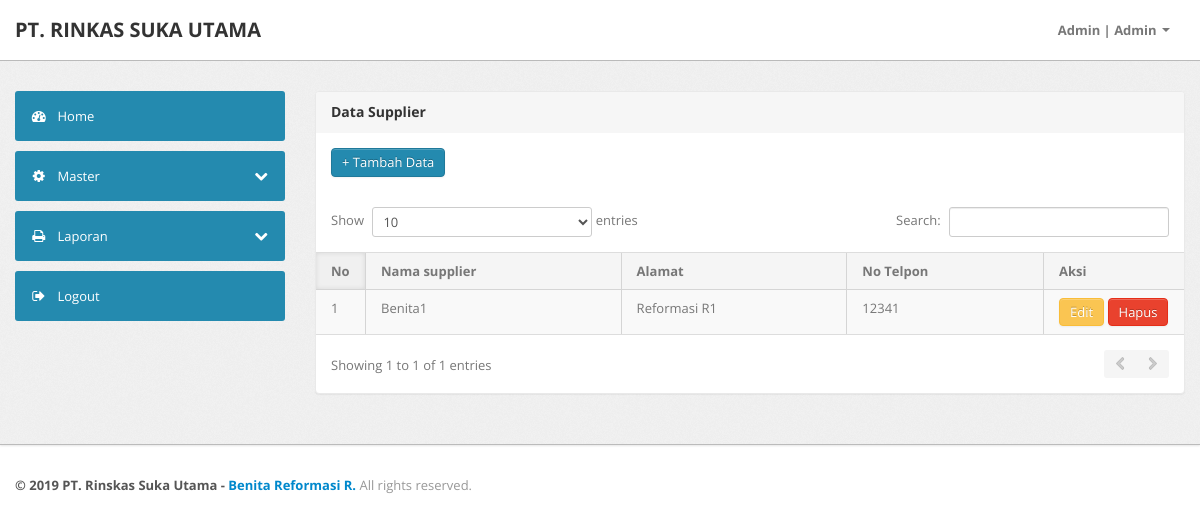
The page /index.php?page=data_supplier (signed in) on the database as committed earlier.
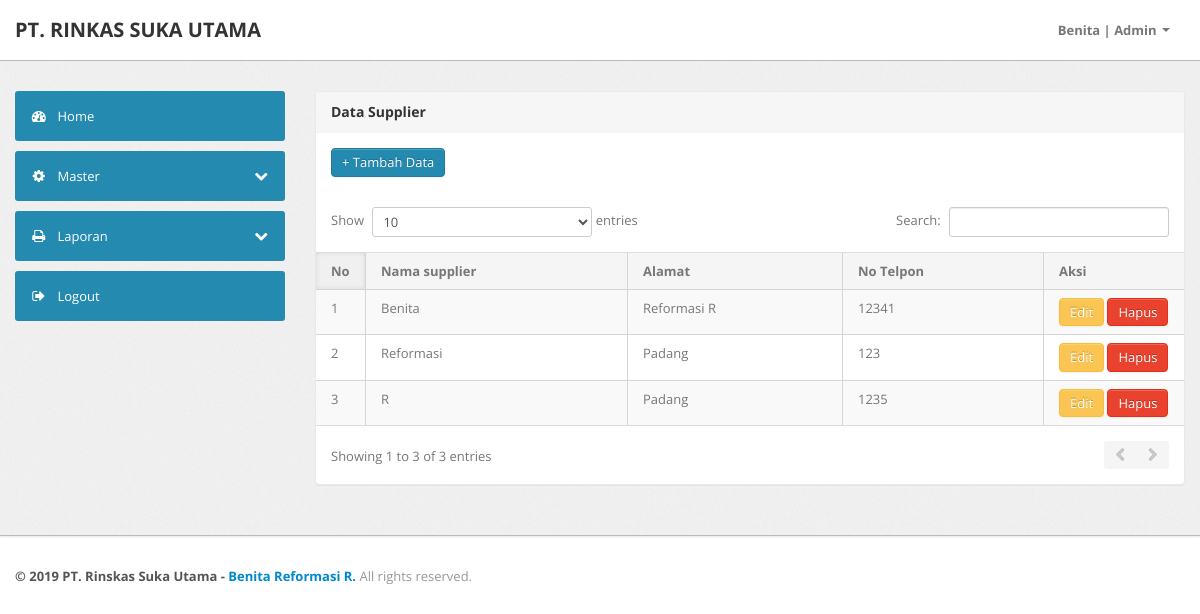
The same page on the database as committed later.
### tables this page shows
CREATE TABLE `tb_supplier` (
  `supplier_id` int(11) NOT NULL AUTO_INCREMENT,
  `supplier_nama` varchar(50) NOT NULL,
  `supplier_alamat` varchar(100) NOT NULL,
  `supplier_tlp` varchar(50) NOT NULL,
  PRIMARY KEY (`supplier_id`)
);

### koneksi.php (called while the page is built, shortened)
<?php
$no   = 1;

### data_supplier.php (the view, shortened to what this page needs)
<div class="span9">
    <div class="content">
        <div class="module">
            <div class="module-head">
                <h3>
                    Data Supplier</h3>
            </div>
            <div class="module-body">
                <a class="collapsed btn btn-primary" data-toggle="collapse" href="#Tambah">+ Tambah Data</a>
            </div>
            <div class="module-body table">
                <div id="Tambah" class="collapse unstyled">
                    <form method="post" class="form-horizontal row-fluid">
                    </form>
                </div>
                <table cellpadding="0" cellspacing="0" border="0" class="datatable-1 table table-bordered table-striped display" width="100%">
                    <thead>
                        <tr>
                            <th width="10">
                                No
                            </th>
                            <th>
                                Nama supplier
                            </th>
                            <th>
                                Alamat
                            </th>
                            <th>
                                No Telpon
                            </th>
                            <th width="110">
                                Aksi
                            </th>
                        </tr>
                    </thead>
                    <tbody>
                        <?php
                        $ambil = $koneksi->query("SELECT * FROM tb_supplier");
                        while ($pecah = $ambil->fetch_object()) {
                            ?>
                            <tr class="odd gradeX">
                                <td>
                                    <?php echo $no++ ?>
                                </td>
                                <td>
                                    <?php echo $pecah->supplier_nama ?>
                                </td>
                                <td>
                                    <?php echo $pecah->supplier_alamat ?>
                                </td>
                                <td>
                                    <?php echo $pecah->supplier_tlp ?>
                                </td>
                                <td>
                                    <a href="index.php?page=aksi_supplier/supplier_edit&id=<?php echo $pecah->supplier_id ?>" class="btn btn-warning">Edit</a>
                                    <a href="index.php?page=aksi_supplier/supplier_hapus&id=<?php echo $pecah->supplier_id ?>" class="btn btn-danger">Hapus</a>
                                </td>
                            </tr>
                        <?php } ?>
                    </tbody>
                </table>
            </div>
        </div>
    </div>
</div>

### components/top_bar.php (shortened to what this page needs)
<div class="navbar navbar-fixed-top">
    <div class="navbar-inner">
        <div class="container">
                <a class="brand" href="index.php">PT. RINKAS SUKA UTAMA </a>
            <div class="nav-collapse collapse navbar-inverse-collapse">
                <ul class="nav pull-right">
                    <li class="nav-user dropdown"><a href="#" class="dropdown-toggle" data-toggle="dropdown">
                            <?php echo $_SESSION['pengguna']; ?>
                            |
                            <?php echo $_SESSION['pengguna_level']; ?>
                            <b class="caret"></b></a>
                    </li>
                </ul>
            </div>
        </div>
    </div>
</div>

Rows that differ between the two databases and show on the page:
changed tb_supplier: supplier_nama "Benita1" → "Benita"; supplier_alamat "Reformasi R1" → "Reformasi R"
added tb_supplier: supplier_nama "Reformasi", supplier_alamat "Padang", supplier_tlp "123"
added tb_supplier: supplier_nama "R", supplier_alamat "Padang", supplier_tlp "1235"
Other text that changed with them:
$_SESSION['pengguna']: "Admin" → "Benita"
text written by a page script: "Show entries Search: Showing 1 to 1 of 1 entries" → "Show entries Search: Showing 1 to 3 of 3 entries"
